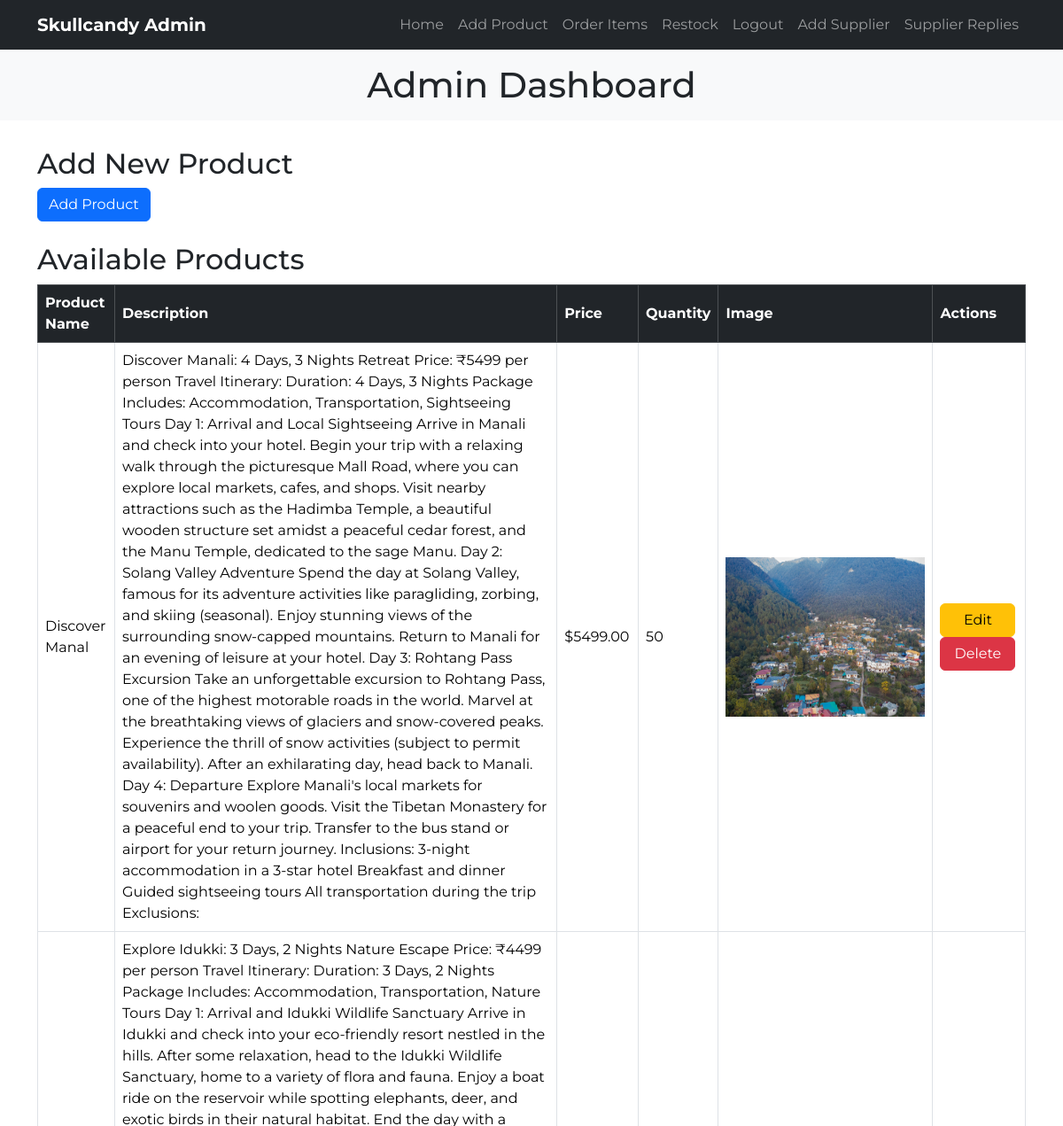
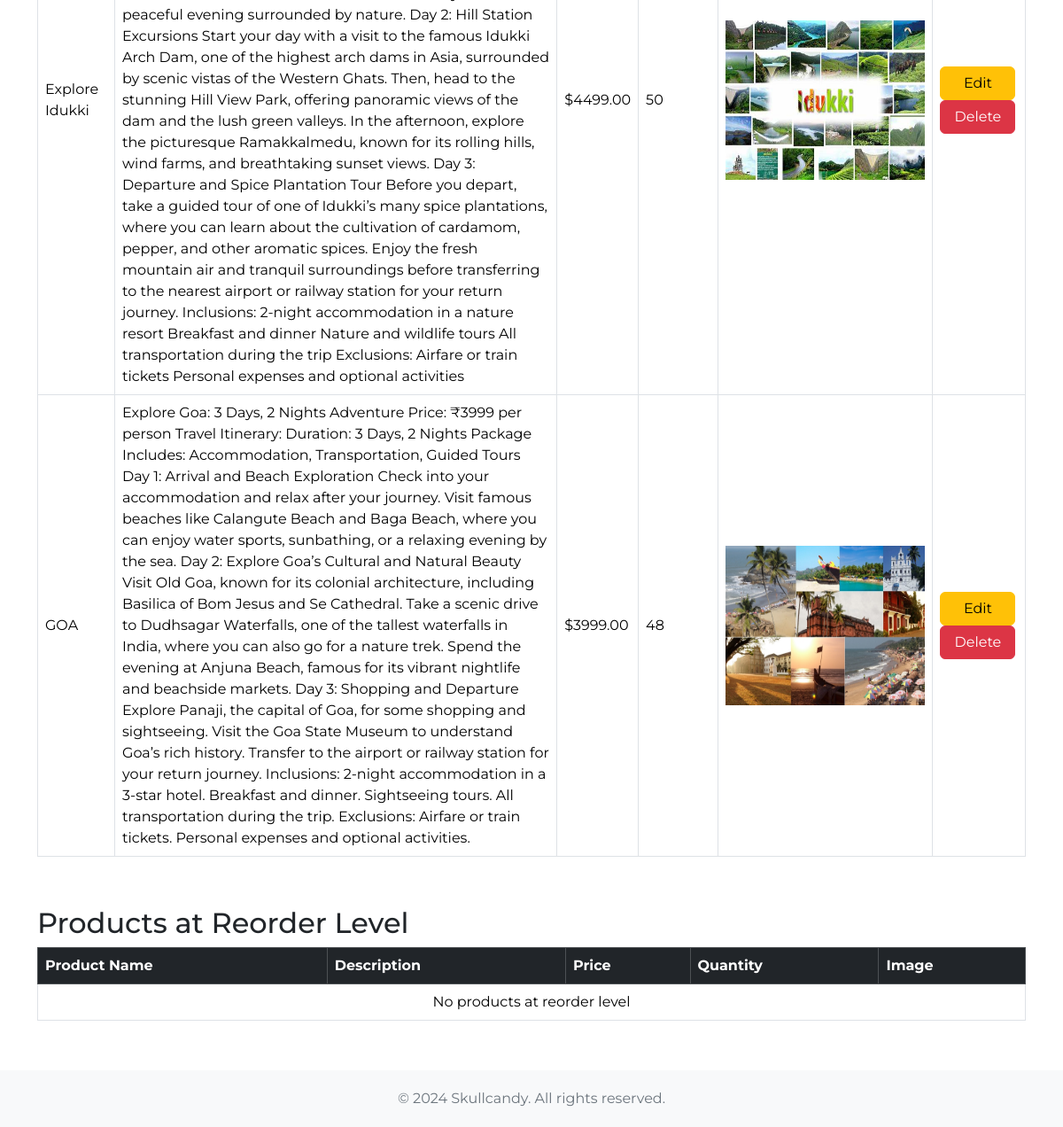
Page /adminpage/ on the committed database (2 pictures, top to bottom).
### myapp/models.py (models this page shows, shortened)
class Product(models.Model):
    name = models.CharField(max_length=255)
    description = models.TextField()
    price = models.DecimalField(max_digits=10, decimal_places=2)
    image = models.ImageField(upload_to='product_images/', blank=True, null=True)
    is_active = models.BooleanField(default=True)
    quantity = models.IntegerField(default=0)
    reorderlevel = models.IntegerField(default=0)
    category = models.ForeignKey(Category, on_delete=models.CASCADE, null=True, blank=True)
    class Meta:
        ordering = ['name']  # Orders by name alphabetically

### myapp/views.py (the view)
# urls.py: path('adminpage/', views.adminpage, name='adminpage'),
def adminpage(request):
    products_at_reorder_level = Product.objects.filter(quantity__lte=F('reorderlevel'))
    products = Product.objects.all()
    context = {
        'products_at_reorder_level': products_at_reorder_level,
        'productdata': products  # Send the products data to the template
    }
    return render(request, 'user.html', context)

### myapp/templates/user.html (shortened to what this page needs)
{% load static %}
<!DOCTYPE html>
<html lang="en">
<head>
    <link href="https://cdn.jsdelivr.net/npm/bootstrap@5.3.3/dist/css/bootstrap.min.css" rel="stylesheet">
    <link type="text/css" rel="stylesheet" href="{% static 'css/font-awesome.min.css' %}">
</head>
<body>
<nav class="navbar navbar-expand-lg navbar-dark bg-dark">
    <div class="container">
        <a class="navbar-brand" href="#">Skullcandy Admin</a>
        <div class="collapse navbar-collapse" id="navbarNav">
            <ul class="navbar-nav ms-auto">
                <li class="nav-item">
                    <a class="nav-link" href="{% url 'index' %}">Home</a>
                </li>
                <li class="nav-item">
                    <a class="nav-link" href="{% url 'admin_add' %}">Add Product</a>
                </li>
                <li class="nav-item">
                    <a class="nav-link" href="{% url 'adminorders' %}">Order Items</a>
                </li>
                <li class="nav-item">
                    <a class="nav-link" href="{% url 'reoder' %}">Restock</a>
                </li>
                <li class="nav-item">
                    <a class="nav-link" href="{% url 'user_logout' %}">Logout</a>
                </li>
                <li class="nav-item">
                    <a class="nav-link" href="{% url 'supplier_add' %}">Add Supplier</a>
                </li>
                <li class="nav-item">
                    <a class="nav-link" href="{% url 'supplier_replies' %}">Supplier Replies</a>
                </li>
            </ul>
        </div>
    </div>
</nav>
<header class="bg-light py-3">
    <div class="container text-center">
        <h1 class="mb-0">Admin Dashboard</h1>
    </div>
</header>
<section class="content-section">
    <div class="container">
        <div class="row mb-4">
            <div class="col-md-6">
                <h2>Add New Product</h2>
                <a href="{% url 'admin_add' %}" class="btn btn-primary">Add Product</a>
            </div>
        </div>
        <div class="row">
            <div class="col-12">
                <h2>Available Products</h2>
                <div class="table-container">
                    <table class="table table-hover table-bordered table-responsive">
                        <thead class="table-dark">
                            <tr>
                                <th>Product Name</th>
                                <th>Description</th>
                                <th>Price</th>
                                <th>Quantity</th>
                                <th style="width:200px;">Image</th>
                                <th>Actions</th>
                            </tr>
                        </thead>
                        <tbody>
                            {% for product in productdata %}
                                <tr>
                                    <td>{{ product.name }}</td>
                                    <td>{{ product.description }}</td>
                                    <td>${{ product.price }}</td>
                                    <td>{{ product.quantity }}</td>
                                    <td>
                                        {% if product.image %}
                                            <img class="product-image"  src="{{ product.image.url }}" alt="{{ product.name }}">
                                        {% else %}
                                            No image available
                                        {% endif %}
                                    </td>
                                    <td>
                                        <a href="{% url 'edit_product' product.id %}" class="btn btn-warning btn-action">Edit</a>
                                        <a href="{% url 'delete_product' product.id %}" class="btn btn-danger btn-action">Delete</a>
                                    </td>
                                </tr>
                            {% empty %}
                                <tr>
                                    <td colspan="6" class="text-center">No products available</td>
                                </tr>
                            {% endfor %}
                        </tbody>
                    </table>
                </div>
            </div>
        </div>
        <div class="row">
            <div class="col-12">
                <h2>Products at Reorder Level</h2>
                <div class="table-container">
                    <table class="table table-hover table-bordered table-responsive">
                        <thead class="table-dark">
                            <tr>
                                <th>Product Name</th>
                                <th>Description</th>
                                <th>Price</th>
                                <th>Quantity</th>
                                <th>Image</th>
                            </tr>
                        </thead>
                        <tbody>
                            {% for product in products_at_reorder_level %}
                                <tr>
                                    <td>{{ product.name }}</td>
                                    <td>{{ product.description }}</td>
                                    <td>${{ product.price }}</td>
                                    <td>{{ product.quantity }}</td>
                                    <td>
                                        {% if product.image %}
                                            <img class="product-image" src="{{ product.image.url }}" alt="{{ product.name }}">
                                        {% else %}
                                            No image available
                                        {% endif %}
                                    </td>
                                </tr>
                            {% empty %}
                                <tr>
                                    <td colspan="5" class="text-center">No products at reorder level</td>
                                </tr>
                            {% endfor %}
                        </tbody>
                    </table>
                </div>
            </div>
        </div>
    </div>
</section>
<footer class="mt-auto">
    <div class="container">
        <p>&copy; 2024 Skullcandy. All rights reserved.</p>
    </div>
</footer>
</body>
</html>

### myapp/templates/user.html (style rules this page uses)
body { font-family: 'Montserrat', sans-serif; }
.navbar-brand { font-weight: 700; }
.product-image { width: 225px; height:180px; }
.table td, .table th { vertical-align: middle; }
.content-section { margin-top: 30px; }
.table-container { overflow-x: auto; margin-bottom: 40px; }
.btn-action { min-width: 85px; }
footer { background-color: #f8f9fa; padding: 20px 0; }
footer p { margin: 0; text-align: center; color: #6c757d; }

### rows in the picture
Product: name "Discover Manal", description "Discover Manali: 4 Days, 3 Nights Retreat Price: ₹5499 per person Travel Itinerary: Duration: 4 Days, 3 Nights Package Includes: Accommodation, Transportation, Sightseeing Tours Day 1: Arrival and Local Sightseeing Arrive in Manali and check into your hotel. Begin your trip with a relaxing walk through the picturesque Mall Road, where you can explore local markets, cafes, and shops. Visit nearby attractions such as the Hadimba Temple, a beautiful wooden structure set amidst a peaceful cedar forest, and the Manu Temple, dedicated to the sage Manu. Day 2: Solang Valley Adventure Spend the day at Solang Valley, famous for its adventure activities like paragliding, zorbing, and skiing…", price "5499.00", quantity "50", image (picture)
Product: name "Explore Idukki", description "Explore Idukki: 3 Days, 2 Nights Nature Escape Price: ₹4499 per person Travel Itinerary: Duration: 3 Days, 2 Nights Package Includes: Accommodation, Transportation, Nature Tours Day 1: Arrival and Idukki Wildlife Sanctuary Arrive in Idukki and check into your eco-friendly resort nestled in the hills. After some relaxation, head to the Idukki Wildlife Sanctuary, home to a variety of flora and fauna. Enjoy a boat ride on the reservoir while spotting elephants, deer, and exotic birds in their natural habitat. End the day with a peaceful evening surrounded by nature. Day 2: Hill Station Excursions Start your day with a visit to the famous Idukki Arch Dam, one of the highest arch dams in Asia,…", price "4499.00", quantity "50", image (picture)
Product: name "GOA", description "Explore Goa: 3 Days, 2 Nights Adventure Price: ₹3999 per person Travel Itinerary: Duration: 3 Days, 2 Nights Package Includes: Accommodation, Transportation, Guided Tours Day 1: Arrival and Beach Exploration Check into your accommodation and relax after your journey. Visit famous beaches like Calangute Beach and Baga Beach, where you can enjoy water sports, sunbathing, or a relaxing evening by the sea. Day 2: Explore Goa’s Cultural and Natural Beauty Visit Old Goa, known for its colonial architecture, including Basilica of Bom Jesus and Se Cathedral. Take a scenic drive to Dudhsagar Waterfalls, one of the tallest waterfalls in India, where you can also go for a nature trek. Spend the…", price "3999.00", quantity "48", image (picture)
